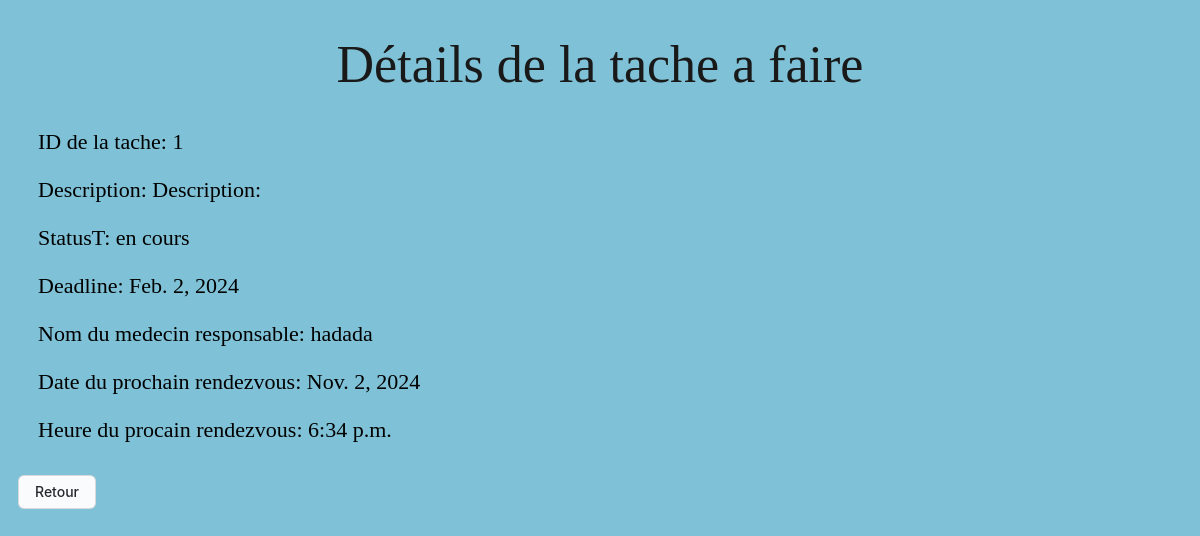
The page /details_tache_service/1/ on the database its author committed.
### app/models.py (models this page shows, shortened)
class TacheService(models.Model):
    tacheID= models.CharField(primary_key=True,max_length=20, unique=True)
    description = models.TextField()
    statusT = models.CharField(max_length=20, choices = STATUET_CHOICES, default = 'en cours')  # en cours, terminé
    deadline = models.DateField()
    medecinID = models.ForeignKey(Medecin, on_delete=models.CASCADE)
    rendezvousID = models.ForeignKey(RendezVous, on_delete=models.CASCADE, null=True)

class Medecin(models.Model):
    medecinID= models.CharField(primary_key=True,max_length=20, unique=True)
    first_name= models.CharField(max_length = 50, null = True)
    last_name= models.CharField(max_length = 50, null = True)
    phone_number = models.CharField(max_length=20)

class RendezVous(models.Model):
    renderVousID= models.CharField(primary_key=True,max_length=20, unique=True)
    date = models.DateField()
    time = models.TimeField()
    status = models.CharField(max_length=20, choices = STATUE_CHOICES, default = 'en attente')  # confirmé, en attente
    created_at = models.DateTimeField(default=datetime.datetime.now)
    patientID = models.ForeignKey(Patient, on_delete=models.CASCADE)
    medecinID = models.ForeignKey(Medecin, on_delete=models.CASCADE)

### app/views.py (the view)
# urls.py: path('details_tache_service/<int:tacheID>/',views.details_tache_service, name="details_t"),
def details_tache_service(request, tacheID):
    tache = get_object_or_404(TacheService, tacheID=tacheID)
    return render(request, 'details_tache_service.html', {'tache': tache})

### app/templates/details_tache_service.html (shortened to what this page needs)
{% load static %}
<!DOCTYPE html>
<html lang="en">
<head>
    <link rel="stylesheet" type="text/css" href="{% static 'css/base.css' %}">
</head>
<body>
    <h1>Détails de la tache a faire</h1>
    <p>ID de la tache: {{ tache.tacheID }}</p>
    <p>Description: {{ tache.description }}</p>
    <p>StatusT: {{ tache.statusT }}</p>
    <p>Deadline: {{ tache.deadline }}</p>
    <p>Nom du medecin responsable: {{ tache.medecinID.last_name }}</p>
    <p>Date du prochain rendezvous: {{ tache.rendezvousID.date }}</p>
    <p>Heure du procain rendezvous: {{ tache.rendezvousID.time }}</p>
    <form action="{% url 'lst_ts'  %}" >
        <button class="b" type="submit">Retour</button>
      </form>
</body>
</html>

### app/static/css/base.css (style rules this page uses)
body { background-color: rgba(33, 148, 184, 0.575); }
.b { background-color: #FAFBFC; border: 1px solid rgba(27, 31, 35, 0.15); border-radius: 6px; box-sizing: border-box; color: #24292E; font-family: -apple-system, system-ui, "Segoe UI", Helvetica, Arial, sans-serif, "Apple Color Emoji", "Segoe UI Emoji"; font-size: 14px; font-weight: 500; line-height: 20px; padding: 6px 16px; position: relative; margin: 10px; }
h1 { color: #191919; font-size: 52px; font-weight: 400; font-family: "Apple Color Emoji", "Segoe UI Emoji"; text-align: center; }
p { font-size: 22px; margin-left: 30px; }

### rows shown on the page
TacheService: tacheID "1", description "Description:", statusT "en cours", deadline "Feb. 2, 2024", medecinID.last_name "hadada", rendezvousID "Nov. 2, 2024", rendezvousID.time "6:34 p.m."
